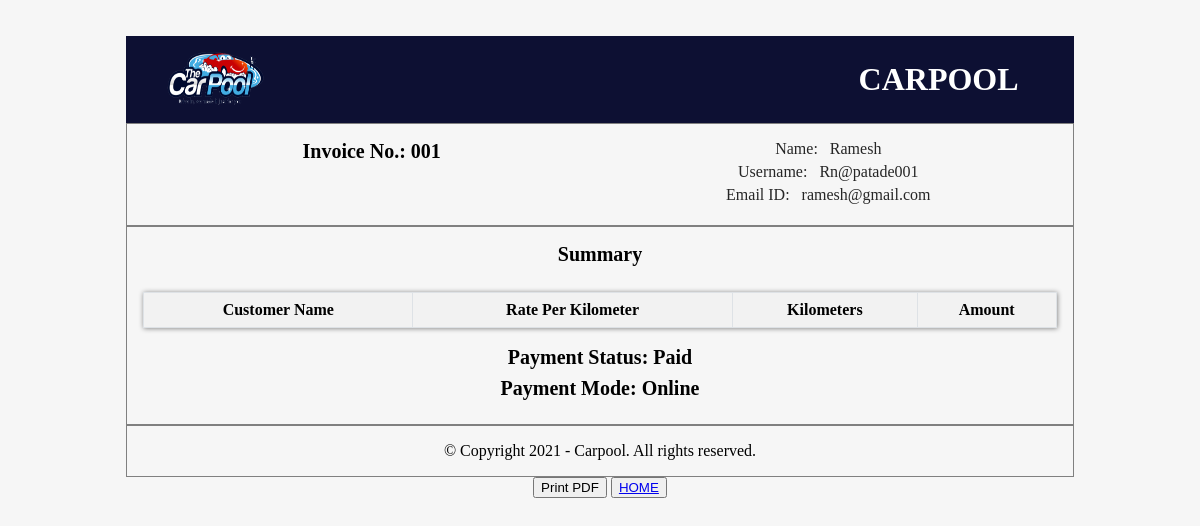
The page /bill.php (signed in) on the database its author committed.
### tables this page shows
CREATE TABLE `users` (
  `id` int(30) NOT NULL,
  `fname` text NOT NULL,
  `lname` text NOT NULL,
  `username` varchar(50) NOT NULL,
  `email` varchar(50) NOT NULL,
  `password` varchar(50) NOT NULL
);

### bill.php (the view, shortened to what this page needs)
<?php include ("connection.php");
?>
<!DOCTYPE html>
<html lang="en">
<head>
</head>
<body>
    <div class="container">
        <div class="brand-section">
            <div class="row">
                <div class="col-6">
                    <img src="img/logo1.png"width="100" height="60">
                </div>
                <div class="col-6">
                    <div class="company-details">
                        <h1 class="text-white">CARPOOL</h1>
                    </div>
                </div>
            </div>
        </div>
        <?php
        $query =sprintf("SELECT * FROM users where username='%s'",$_SESSION['UserID']);
        $data = mysqli_query($conn, $query);
        $total = mysqli_num_rows($data);
        if($total != 0)
        {
            while($result= mysqli_fetch_assoc($data))
                {
        ?>
        <div class="body-section">
            <div class="row">
                <div class="col-6">
                    <h2 class="heading">Invoice No.: 001</h2>
                </div>
                <div class="col-6">
                    <p class="sub-heading">Name:&nbsp;&nbsp; <?php echo $result['fname'];?> </p>
                    <p class="sub-heading">Username:&nbsp;&nbsp; <?php echo $result['username'];?>  </p>
                    <p class="sub-heading">Email ID:&nbsp;&nbsp; <?php echo $result['email'];?>  </p>
                </div>
            </div>
        </div>
<?php
    }
    }
?>
        <div class="body-section">
            <h3 class="heading">Summary</h3>
            <br>
            <table class="table-bordered">
                <thead>
                    <tr>
                        <th>Customer Name</th>
                        <th class="w-25">Rate Per Kilometer</th>
                        <th class="w-25">Kilometers</th>
                        <th class="w-25">Amount</th>
                    </tr>
                </thead>
            </table>
            <br>
            <h3 class="heading">Payment Status: Paid</h3>
            <h3 class="heading">Payment Mode: Online </h3>
        </div>
        <div class="body-section">
            <p>&copy; Copyright 2021 - Carpool. All rights reserved.
            </p>
        </div>
    </div>
<div align="center">
    <button onclick="print('http\://localhost:8081/main/bill.php')">Print PDF</button>
    <button><a href="rhome.php">HOME</button>
</div>
</body>
</html>

### bill.php (style rules this page uses)
body { background-color: #F6F6F6; margin-top: 3%; padding: 0; }
h1,h2,h3,h4,h5,h6 { margin: 0; padding: 0; }
p { margin: 0; padding: 0; }
.container { width: 80%; margin-right: auto; margin-left: auto; }
.brand-section { background-color: #0d1033; padding: 10px 40px; }
.row { display: flex; flex-wrap: wrap; }
.col-6 { width: 50%; flex: 0 0 auto; }
.text-white { color: #fff; }
.company-details { float: right; text-align: right; padding: 15px }
.body-section { padding: 16px; text-align: center; border: 1px solid gray; }
.heading { font-size: 20px; margin-bottom: 08px; }
.sub-heading { color: #262626; margin-bottom: 05px; }
table { background-color: #fff; width: 100%; border-collapse: collapse; }
table thead tr { border: 1px solid #111; background-color: #f2f2f2; }
table th, table td { padding-top: 08px; padding-bottom: 08px; }
.table-bordered { box-shadow: 0px 0px 5px 0.5px gray; }
.table-bordered td, .table-bordered th { border: 1px solid #dee2e6; }

### rows shown on the page
users: fname "Ramesh", username "Rn@patade001", email "ramesh@gmail.com"
